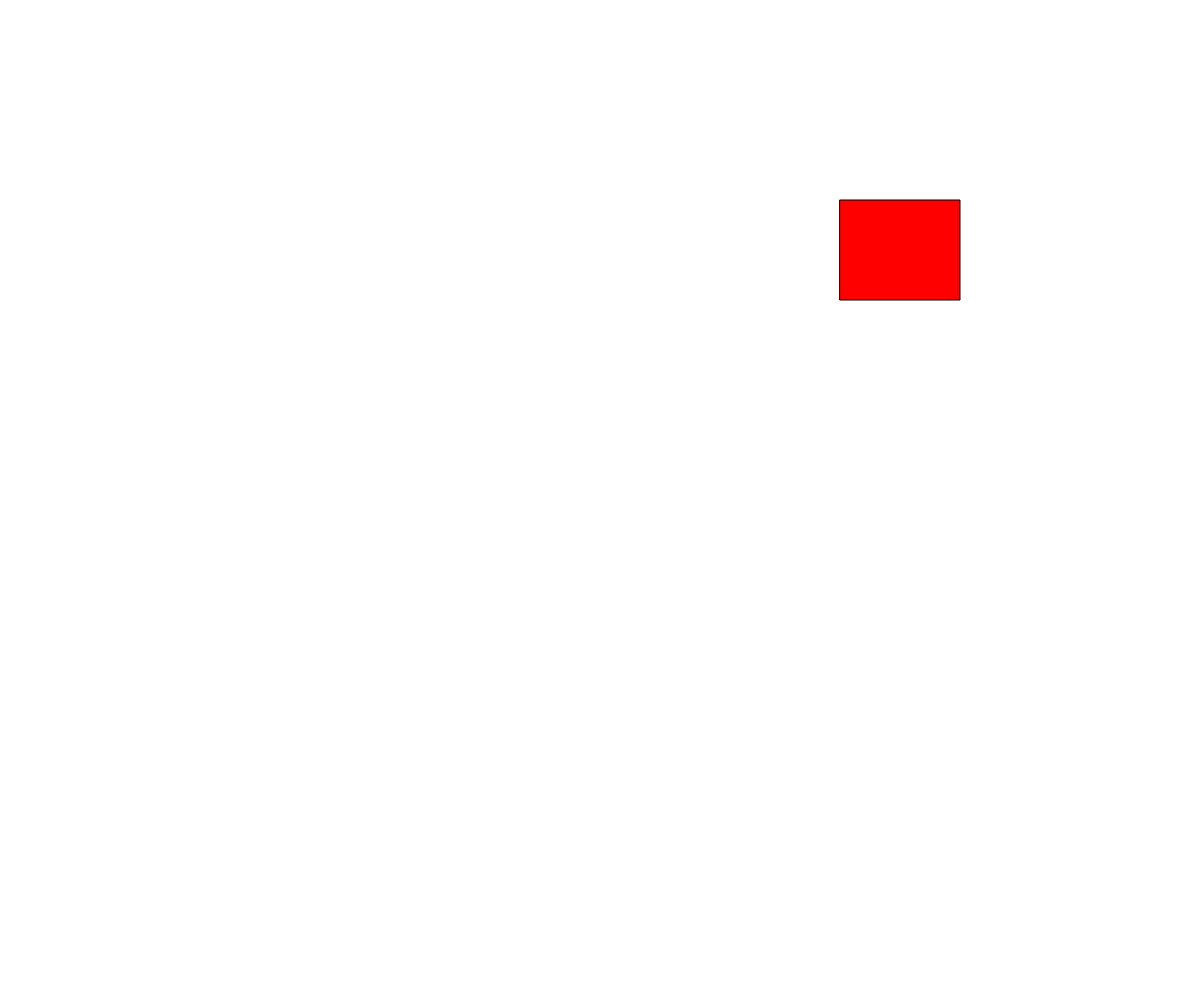
Frame 1 (no input)
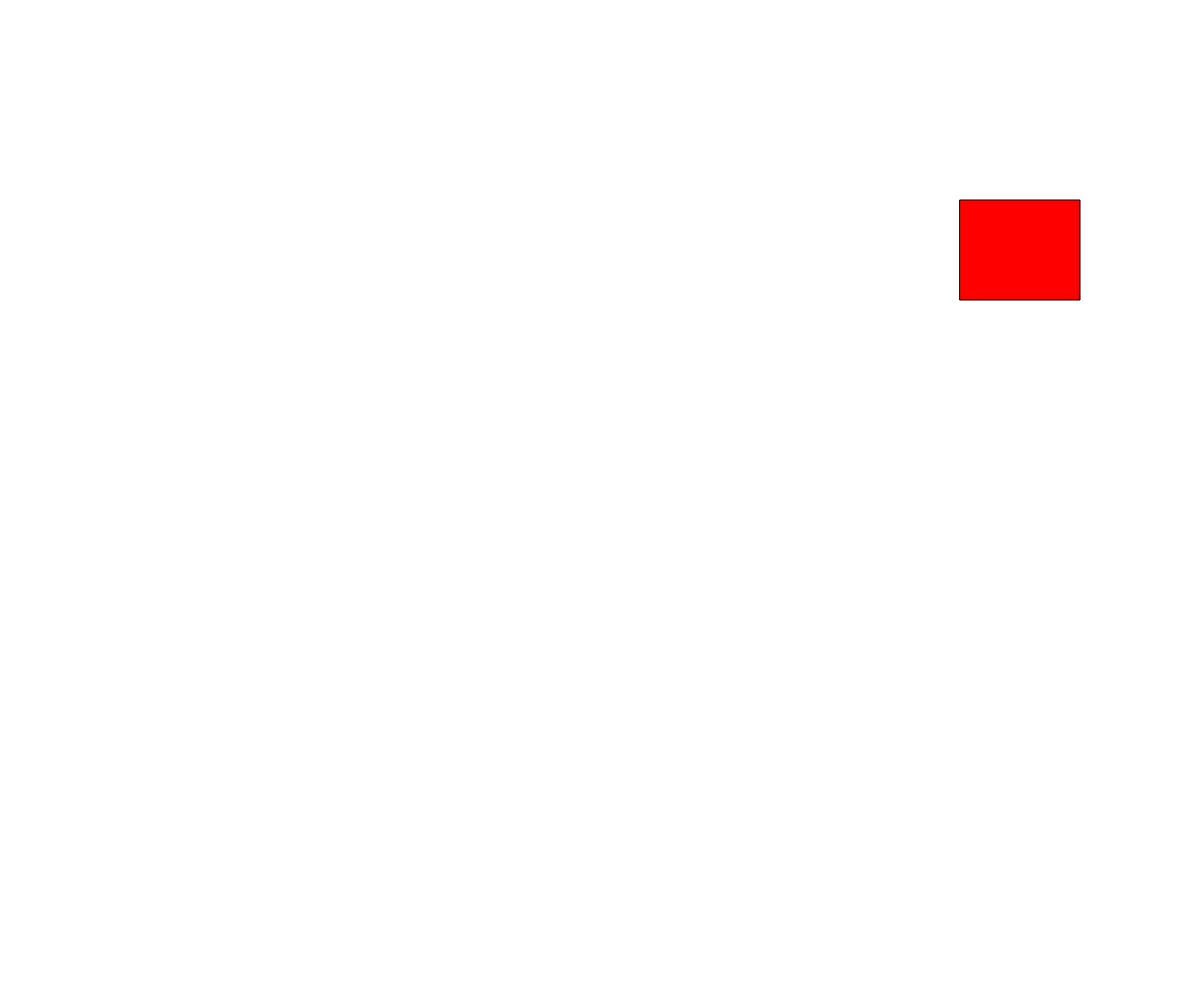
Frame 60 (no input)
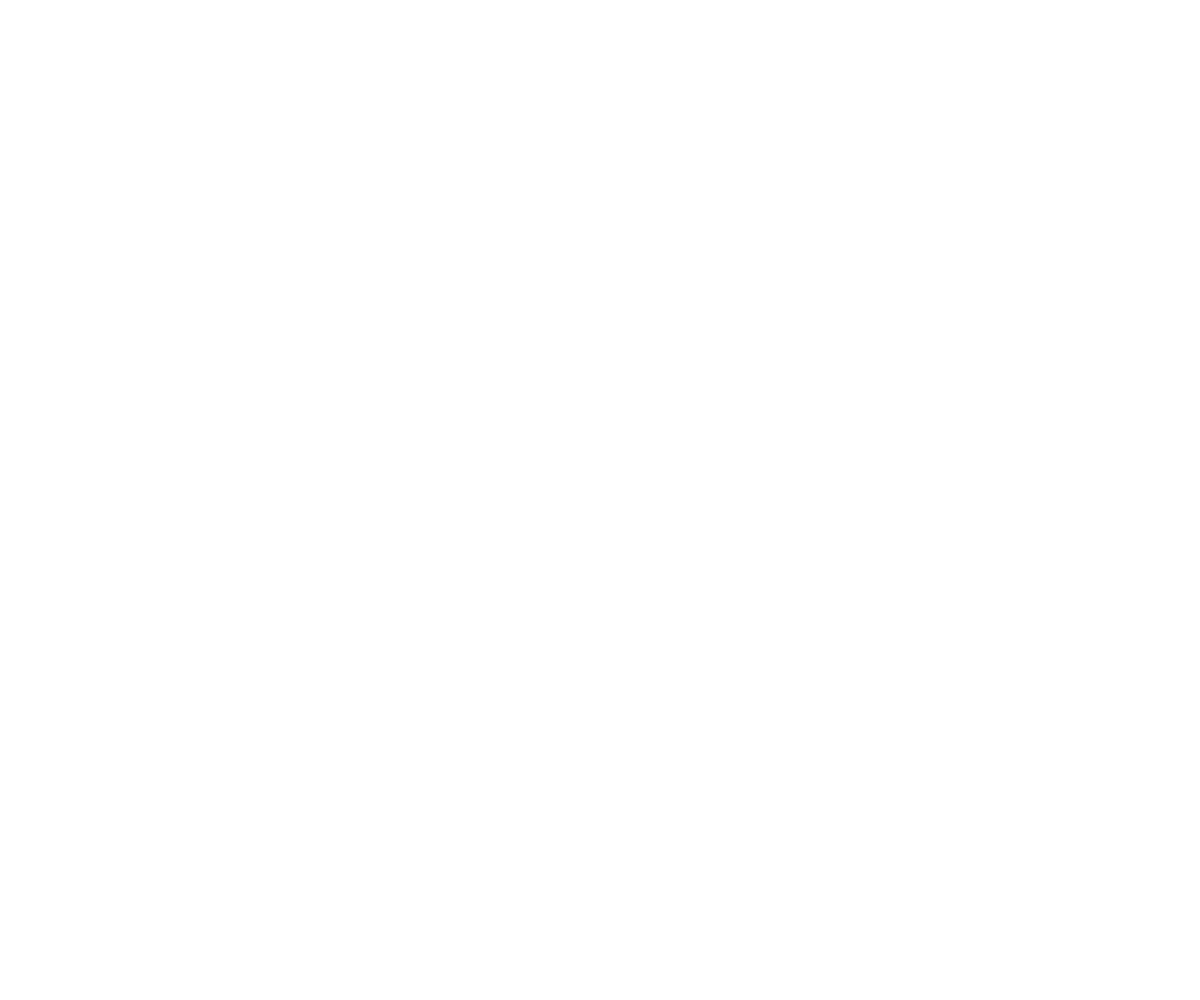
Frame 120 (the mouse pressed at the canvas centre since frame 60)

The p5.js sketch that drew these frames (run headless with seeded random() and noise() and a simulated clock; from frame 60 on, the mouse is pressed at the canvas centre):

// p5.js sketch
// ── sketch.js
/*
Mimi Yin NYU-ITP
A more random random.
Randomly select a cell in a 10x10 grid to make red.
OR Make entire canvas red if a certain cell is randomly selected.
*/

// Mode
let zoom;
// Number of columns and rows in our grid
let numCols, numRows;
// Width and height of cell in our grid
let cellW, cellH;

function setup() {
  createCanvas(windowWidth, windowHeight);
  // 10 columns
  numCols = 10;
  // 10 rows
  numRows = 10;
  // Calculate cell width based on width of canvas and number of columns
  cellW = width/numCols;
  // Calculate cell height based on height of canvas and number of rows
  cellH = height/numRows;
}


function draw() {
  // Draw a white background
  background(255);

  // Pick a random cell
	x = floor(random(numCols));
  y = floor(random(numRows));

  // If zoomed in, make entire canvas red
  // if selected cell is cell (2, 5)
  if(zoom) {
    if(x == 2 && y == 5) {
      background('red');
    }
  }
  // Otherwise, make  the randomly selected cell red
  else {
  	fill('red');
    rect(x*cellW, y*cellH, cellW, cellH);
  }
}

// Press mouse to witch modes
function mousePressed(){
 zoom = !zoom;
}
